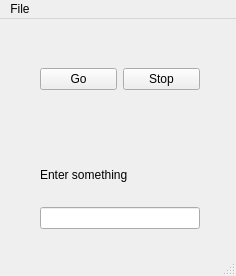
<?xml version="1.0" encoding="UTF-8"?>
<ui version="4.0">
 <class>BYNMdemo</class>
 <widget class="QMainWindow" name="BYNMdemo">
  <property name="geometry">
   <rect>
    <x>0</x>
    <y>0</y>
    <width>236</width>
    <height>276</height>
   </rect>
  </property>
  <property name="windowTitle">
   <string>BYNM Demo</string>
  </property>
  <widget class="QWidget" name="centralwidget">
   <widget class="QWidget" name="horizontalLayoutWidget">
    <property name="geometry">
     <rect>
      <x>40</x>
      <y>20</y>
      <width>160</width>
      <height>80</height>
     </rect>
    </property>
    <layout class="QHBoxLayout" name="horizontalLayout">
     <item>
      <widget class="QPushButton" name="bt_go">
       <property name="text">
        <string>Go</string>
       </property>
      </widget>
     </item>
     <item>
      <widget class="QPushButton" name="bt_stop">
       <property name="text">
        <string>Stop</string>
       </property>
      </widget>
     </item>
    </layout>
   </widget>
   <widget class="QWidget" name="verticalLayoutWidget">
    <property name="geometry">
     <rect>
      <x>40</x>
      <y>130</y>
      <width>160</width>
      <height>80</height>
     </rect>
    </property>
    <layout class="QVBoxLayout" name="verticalLayout">
     <item>
      <widget class="QLabel" name="lab_enter_something">
       <property name="text">
        <string>Enter something </string>
       </property>
      </widget>
     </item>
     <item>
      <widget class="QLineEdit" name="le_something"/>
     </item>
    </layout>
   </widget>
  </widget>
  <widget class="QMenuBar" name="menubar">
   <property name="geometry">
    <rect>
     <x>0</x>
     <y>0</y>
     <width>236</width>
     <height>21</height>
    </rect>
   </property>
   <widget class="QMenu" name="menuFile">
    <property name="title">
     <string>File</string>
    </property>
    <addaction name="actionOpen"/>
    <addaction name="actionSave"/>
    <addaction name="separator"/>
    <addaction name="actionQuit_2"/>
   </widget>
   <addaction name="menuFile"/>
  </widget>
  <widget class="QStatusBar" name="statusbar"/>
  <action name="actionQuit">
   <property name="text">
    <string>Quit</string>
   </property>
  </action>
  <action name="actionOpen">
   <property name="text">
    <string>Open...</string>
   </property>
  </action>
  <action name="actionSave">
   <property name="text">
    <string>Save...</string>
   </property>
  </action>
  <action name="actionQuit_2">
   <property name="text">
    <string>Quit</string>
   </property>
  </action>
 </widget>
 <resources/>
 <connections>
  <connection>
   <sender>actionQuit_2</sender>
   <signal>triggered()</signal>
   <receiver>BYNMdemo</receiver>
   <slot>close()</slot>
   <hints>
    <hint type="sourcelabel">
     <x>117</x>
     <y>137</y>
    </hint>
    <hint type="destinationlabel">
     <x>117</x>
     <y>137</y>
    </hint>
   </hints>
  </connection>
 </connections>
</ui>
